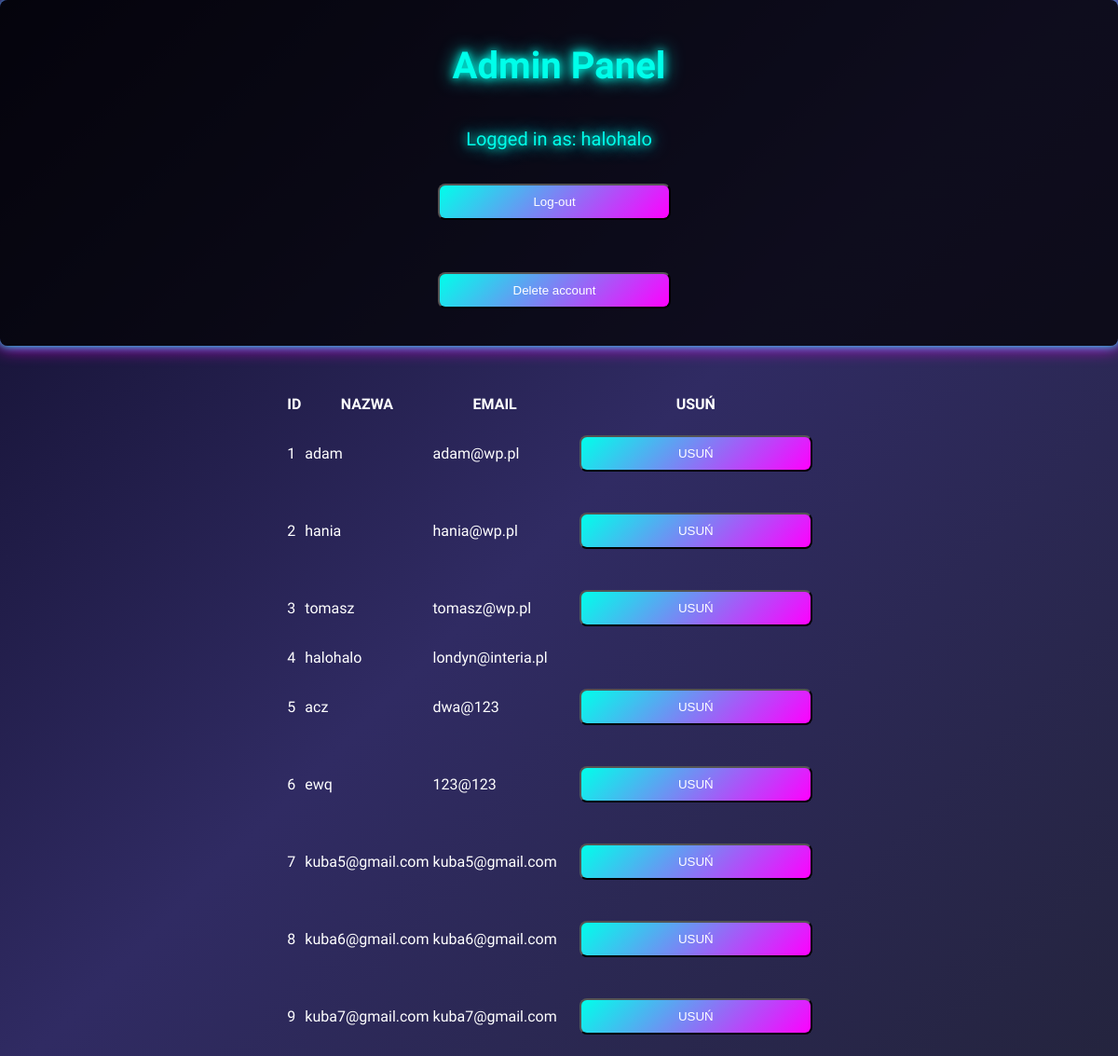
Page /_login/admin.php (signed in) on the committed database.
### tables this page shows
CREATE TABLE `users` (
  `id` int(11) NOT NULL,
  `username` varchar(50) NOT NULL,
  `email` varchar(100) NOT NULL,
  `password` varchar(255) NOT NULL,
  `imie` varchar(50) DEFAULT NULL,
  `nazwisko` varchar(100) DEFAULT NULL,
  `miasto` varchar(100) DEFAULT NULL,
  `kodKraju` varchar(2) DEFAULT NULL,
  `registration_date` timestamp NOT NULL DEFAULT current_timestamp(),
  `isadmin` tinyint(1) NOT NULL DEFAULT 0
);

### _login/admin.php (the view, shortened to what this page needs)
<?php
include("connect.php");
$currentUser = $_SESSION['username'];
?>
<!DOCTYPE html>
<html lang="en">
<head>
    <link rel="stylesheet" href="style.css">
</head>
<body>
    <header>
        <h1>Admin Panel</h1>
        <div>Logged in as: <?php echo htmlspecialchars($currentUser); ?></div><a href="logout.php"><button class="btn btn-delete" style="margin-left:10px">Log-out</button></a></div>
            <a href="delete.php"><button class="btn btn-delete" style="margin-left:10px">Delete account</button></a>
    </header>
    <div class='log-container'>
    <table>
        <?php
        $stmt = $conn->prepare("SELECT id, username, email from users");
        $stmt->execute();
        $r = $stmt->get_result();?>
        <thead>
            <th>ID</th><th>NAZWA</th><th>EMAIL</th><th>USUŃ</th>
        </thead><tbody><?php
        while ($row = $r->fetch_assoc()) {
            echo "<tr>
                    <td>{$row['id']}</td>
                    <td>{$row['username']}</td>
                    <td>{$row['email']}</td>";
            if ($row['username'] != $_SESSION['username']) {
                echo "<td><a href='adminDelete.php?id={$row['id']}'><button id='{$row['id']}'>USUŃ</button></a></td></tr>";
            }
        }
?></div>
</body>
</html>

### _login/style.css (style rules this page uses)
* { box-sizing: border-box; }
html, body { min-height: 100vh; margin: 0; }
html { background: linear-gradient(135deg, #0f0c29, #302b63, #24243e); }
body { font-family: 'Orbitron', sans-serif; color: #fff; }
header { background: rgba(0,0,0,0.7); padding: 20px; text-align: center; font-size: 20px; border-radius: 8px; color: #00ffea; text-shadow: 0 0 10px #00ffea, 0 0 20px #00ffea; box-shadow: 0 0 10px #00ffea, 0 0 20px #ff00ff; display: flex; flex-direction: column; gap: 1rem; }
.log-container { display: flex; justify-content: center; margin-top: 50px; align-items: center; }
p a, input[type="submit"], button { background: linear-gradient(135deg, #00ffea, #ff00ff); padding: 10px; width:250px; height: auto; margin: 20px; border-radius: 8px; color: white; text-decoration: none; text-align: center; }

### rows in the picture
users: id "1", username "adam", email "adam@wp.pl"
users: id "2", username "hania", email "hania@wp.pl"
users: id "3", username "tomasz", email "tomasz@wp.pl"
users: id "4", username "halohalo", email "londyn@interia.pl"
users: id "5", username "acz", email "dwa@123"
users: id "6", username "ewq", email "123@123"
users: id "7", username "kuba5@gmail.com", email "kuba5@gmail.com"
users: id "8", username "kuba6@gmail.com", email "kuba6@gmail.com"
users: id "9", username "kuba7@gmail.com", email "kuba7@gmail.com"

### other values in the picture
$currentUser "halohalo"
